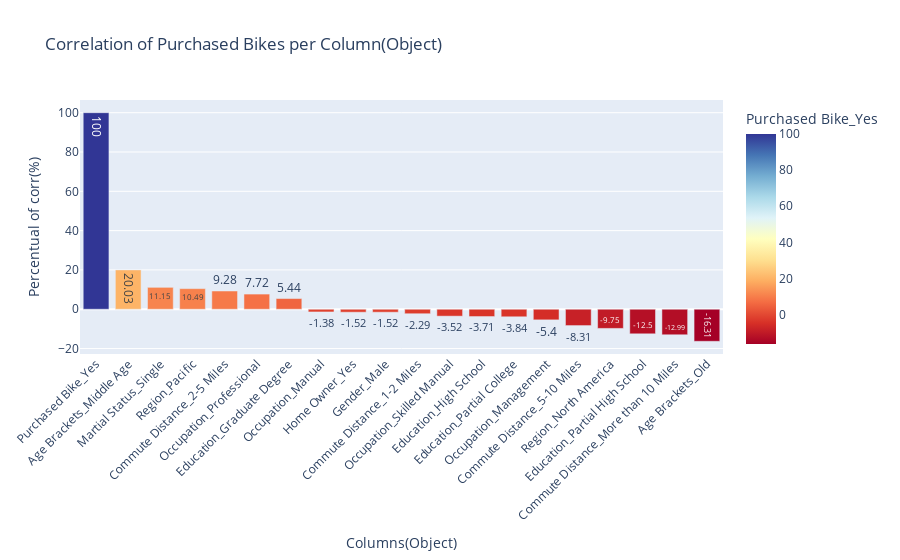

Notebook code for this chart:
### Code cell
fig = px.bar(correla, x=correla.index, y='Purchased Bike_Yes', title='Correlation of Purchased Bikes per Column(Object)', color='Purchased Bike_Yes', color_continuous_scale='RdYlBu', text='Purchased Bike_Yes')
fig.update_layout(xaxis_title='Columns(Object)', yaxis_title='Percentual of corr(%)', xaxis_tickangle=-45)
fig.show()

### Figure 1 — Plotly figure (JSON) as saved in the notebook; plotly's stock layout.template omitted (floating-point values rounded to 4 significant figures)
{"data": [{"alignmentgroup": "True", "hovertemplate": "index=%{x}<br>Purchased Bike_Yes=%{marker.color}<extra></extra>", "legendgroup": "", "marker": {"color": [100, 20.03, 11.15, 10.49, 9.28, 7.72, 5.44, -1.38, -1.52, -1.52, -2.29, -3.52, -3.71, -3.84, -5.4, -8.31, -9.75, -12.5, -12.99, -16.31], "coloraxis": "coloraxis", "pattern": {"shape": ""}}, "name": "", "offsetgroup": "", "orientation": "v", "showlegend": false, "text": [100, 20.03, 11.15, 10.49, 9.28, 7.72, 5.44, -1.38, -1.52, -1.52, -2.29, -3.52, -3.71, -3.84, -5.4, -8.31, -9.75, -12.5, -12.99, -16.31], "textposition": "auto", "type": "bar", "x": ["Purchased Bike_Yes", "Age Brackets_Middle Age", "Martial Status_Single", "Region_Pacific", "Commute Distance_2-5 Miles", "Occupation_Professional", "Education_Graduate Degree", "Occupation_Manual", "Home Owner_Yes", "Gender_Male", "Commute Distance_1-2 Miles", "Occupation_Skilled Manual", "Education_High School", "Education_Partial College", "Occupation_Management", "Commute Distance_5-10 Miles", "Region_North America", "Education_Partial High School", "Commute Distance_More than 10 Miles", "Age Brackets_Old"], "xaxis": "x", "y": [100, 20.03, 11.15, 10.49, 9.28, 7.72, 5.44, -1.38, -1.52, -1.52, -2.29, -3.52, -3.71, -3.84, -5.4, -8.31, -9.75, -12.5, -12.99, -16.31], "yaxis": "y"}], "layout": {"barmode": "relative", "coloraxis": {"colorbar": {"title": {"text": "Purchased Bike_Yes"}}, "colorscale": [[0, "rgb(165,0,38)"], [0.1, "rgb(215,48,39)"], [0.2, "rgb(244,109,67)"], [0.3, "rgb(253,174,97)"], [0.4, "rgb(254,224,144)"], [0.5, "rgb(255,255,191)"], [0.6, "rgb(224,243,248)"], [0.7, "rgb(171,217,233)"], [0.8, "rgb(116,173,209)"], [0.9, "rgb(69,117,180)"], [1, "rgb(49,54,149)"]]}, "legend": {"tracegroupgap": 0}, "title": {"text": "Correlation of Purchased Bikes per Column(Object)"}, "xaxis": {"anchor": "y", "domain": [0, 1], "tickangle": -45, "title": {"text": "Columns(Object)"}}, "yaxis": {"anchor": "x", "domain": [0, 1], "title": {"text": "Percentual of corr(%)"}}}}
